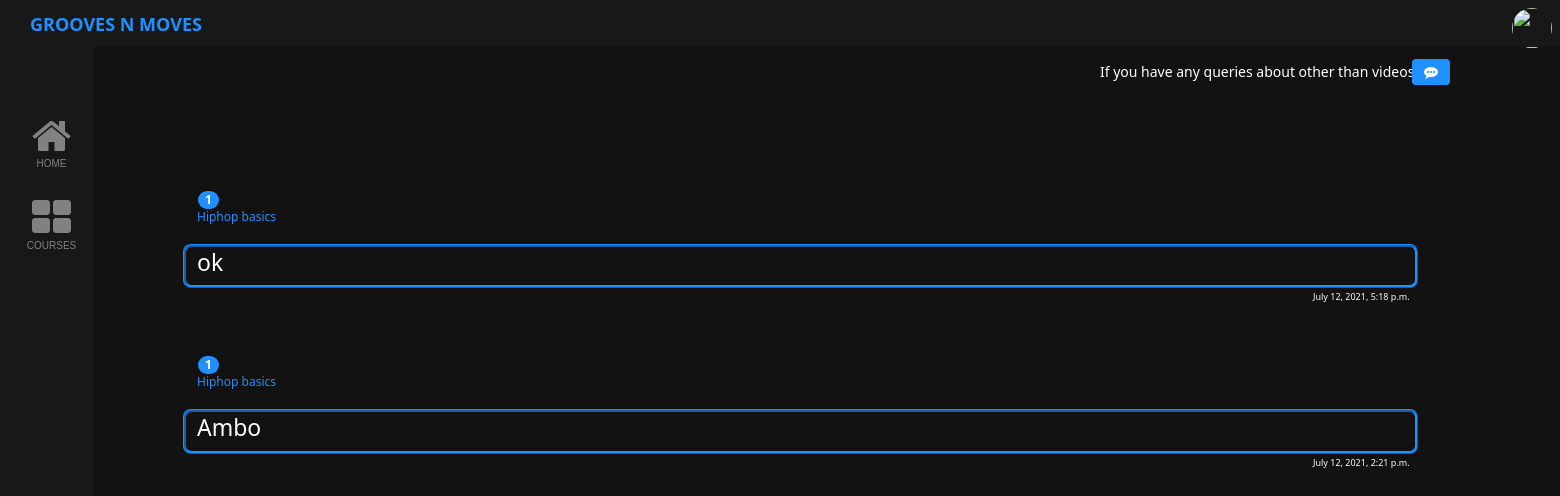
Before: /student/feedback/ (signed in) with the older database file.
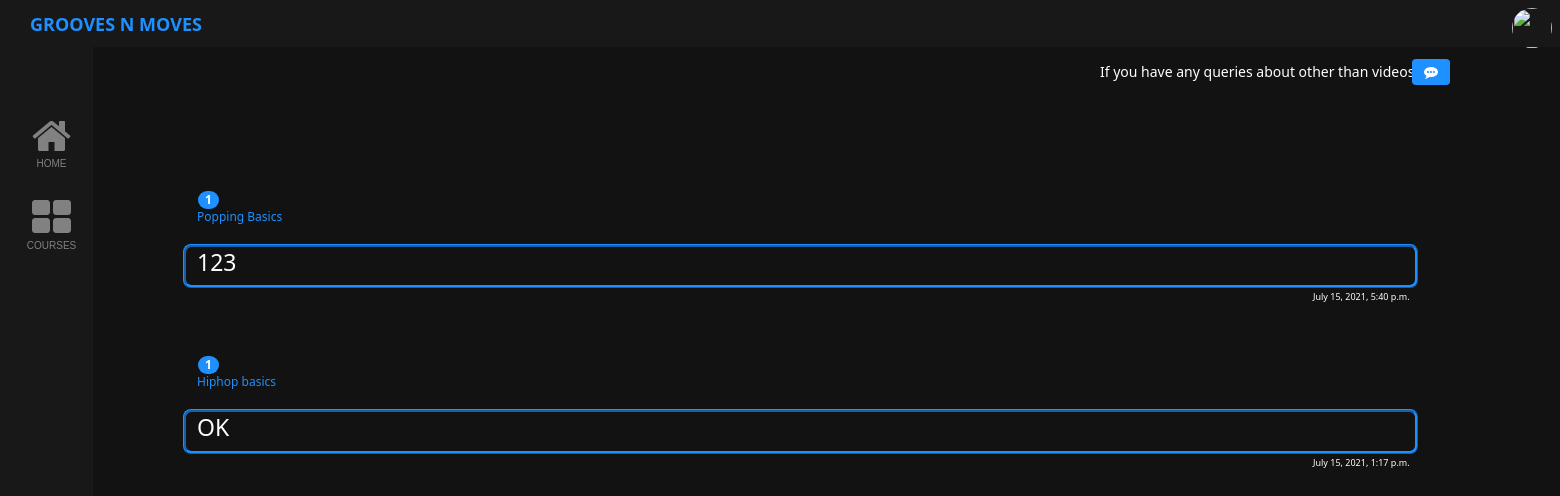
After: the same page with the newer database file.
### Student/models.py (models this page shows, shortened)
class videofeedback(models.Model):
    vfstudent=models.ForeignKey(StudentModel,on_delete=models.CASCADE,null=True,verbose_name="Student")
    vfvideo=models.ForeignKey(CourseVideo,on_delete=models.CASCADE,null=True,verbose_name="Video:")
    vcontent=models.TextField(max_length=300,null=True,verbose_name="Content")
    vview=models.BooleanField(verbose_name="Is liked",default=False)
    vfsend=models.DateTimeField(auto_now_add=True,verbose_name="Send date" , null=True)

### Tutor/models.py (models this page shows, shortened)
class CourseVideo(models.Model):
    cv_title=models.CharField("Title",max_length=50,null=False)
    cv_video=models.FileField("Video",upload_to="video")
    cv_thumbnail=models.FileField("Thumbnail",upload_to="thumbnail",null=True)
    cv_course=models.ForeignKey(DanceCourses, on_delete=models.CASCADE,null=True,verbose_name="Course")
    cv_update=models.DateTimeField(auto_now_add=True,null=True)
    cv_approve=models.BooleanField(default=False,verbose_name="Is approved")

### Administrator/models.py (models this page shows, shortened)
class DanceCourses(models.Model):
    course_dancecategory=models.ForeignKey(DanceCategory,on_delete=models.SET_NULL,null=True,verbose_name="Dance Category:")
    course_tutor=models.ForeignKey(Tutor,on_delete=models.SET_NULL,null=True,verbose_name="Tutor:")
    course_name=models.CharField("Name:",max_length=20,null=False)
    course_photo=models.ImageField(upload_to="CoursePhoto",null=False)
    course_description=models.TextField("Description")
    course_level=models.ForeignKey(DanceLevel,on_delete=models.SET_NULL,verbose_name="Level",null=True)
    slug= models.SlugField(blank=True)
    is_premium=models.BooleanField(default=False)

### Student/views.py (the view)
# urls.py: path('feedback/',views.FeedBack,name="feedback"),
def FeedBack(request):
    if request.session.has_key('student_id'):
        sid=request.session['student_id']
        stu=StudentModel.objects.get(id=sid)
        videofeed=videofeedback.objects.filter(vfstudent=stu).order_by('-vfsend')
        ctype=ComplaintType.objects.all()
        if request.method=='POST':
            a=Feedback()
            a.feedstudent=stu
            typeobj=ComplaintType.objects.get(id=request.POST.get("ftype"))
            a.feedtype=typeobj
            a.feedcontent=request.POST.get("fcontent")
            a.save()
            context={"videofeed":videofeed,"ctype":ctype}
            return redirect("/student/feedback/",context)
        else:
            context={"videofeed":videofeed,"ctype":ctype}
            return render(request,"Student/feedback.html",context)
    else:
        return redirect('/accounts/login/')

### Student/templates/Student/feedback.html (shortened to what this page needs)
{% extends 'base.html' %}
    {% block content %}
    <p class="vfeedback">If you have any queries about other than videos?</p>
    <a  href=""class="btn btn-danger  uploadvid " data-toggle="modal" data-target="#myvfeed"><i class="fa fa-commenting" aria-hidden="true"></i>
      </a>
    {%if videofeed%}
    {%for a in videofeed%}
    <div class="feed">
    <p class="badge badge-success feedtitle">{{a.vfvideo.cv_title}}
    <h1 class="feedback">{{a.vfvideo.cv_course.course_name}}</h1>
    <h1 class="content"><p>{{a.vcontent}}</p></h1>
    <h2 class="datesend">{{a.vfsend}}</h1>
    </div>
    {%endfor%}
    {%else%}
        <p class="empty"style="left: 40px !important;">You didn't gave any feedback for videos yet.</p>
        {%endif%}
    {% endblock content%}

Changed rows visible on the page:
removed videofeedback: vfvideo.cv_title "1", vfvideo.cv_course.course_name "Hiphop basics", vcontent "ok", vfsend "July 12, 2021, 5:18 p.m."
removed videofeedback: vfvideo.cv_title "1", vfvideo.cv_course.course_name "Hiphop basics", vcontent "Ambo", vfsend "July 12, 2021, 2:21 p.m."
added videofeedback: vfvideo.cv_title "1", vfvideo.cv_course.course_name "Popping Basics", vcontent "123", vfsend "July 15, 2021, 5:40 p.m."
added videofeedback: vfvideo.cv_title "1", vfvideo.cv_course.course_name "Hiphop basics", vcontent "OK", vfsend "July 15, 2021, 1:17 p.m."
